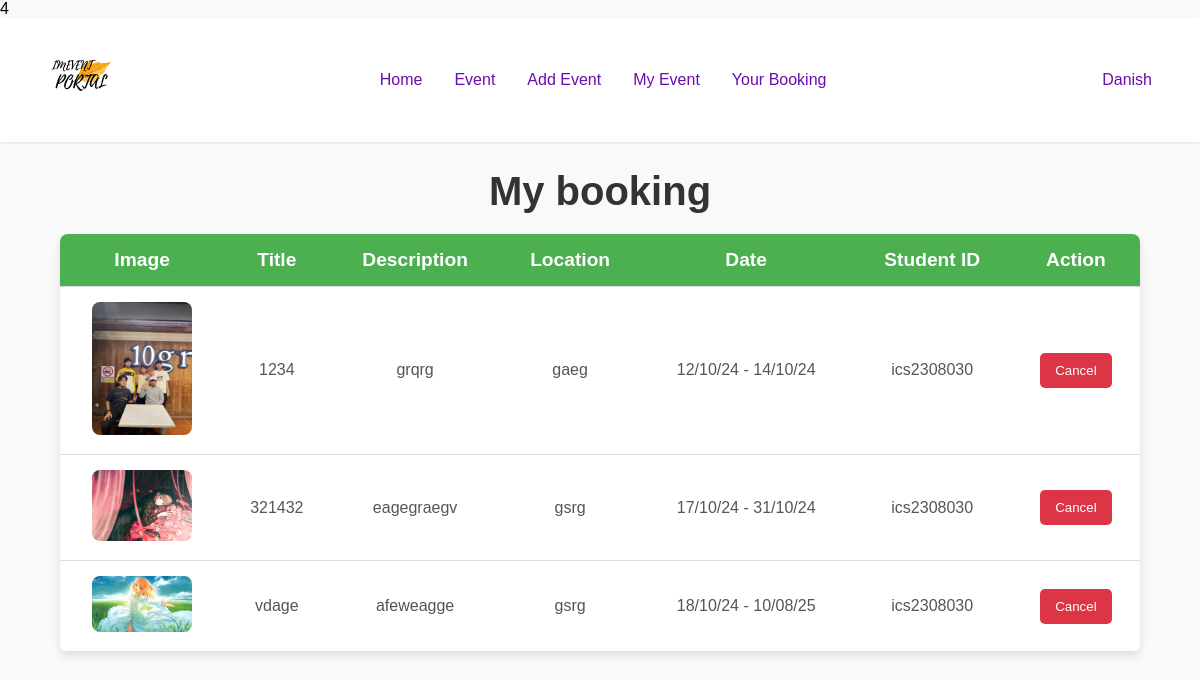
The page /yourbooking/ (signed in) on the database its author committed.
### Event/models.py (models this page shows, shortened)
class CustomUser(AbstractUser):
    email = models.EmailField(unique=True)
    user_type = models.CharField(max_length=10, choices=USER_TYPE_CHOICES, default='student')
    phone_number = models.CharField(max_length=15, null=True, blank=True)

class Booking(models.Model):
    name = models.CharField(max_length=200)
    student_id = models.CharField(max_length=200)
    phone_number = models.CharField(max_length=200)
    booking_date = models.DateField(auto_now_add=True)
    event = models.ForeignKey(Event, related_name='bookings', on_delete=models.CASCADE)
    user = models.ForeignKey(CustomUser, related_name='bookings', on_delete=models.CASCADE)

class Event(models.Model):
    title = models.CharField(max_length=200)
    image = models.ImageField(upload_to='event_images/')
    description = models.TextField()
    location = models.CharField(max_length=255)
    start_date = models.DateField()
    end_date = models.DateField()
    max_tickets = models.PositiveIntegerField()
    tags = models.ManyToManyField(Tag, related_name='events', blank=True)
    created_by = models.ForeignKey(CustomUser, related_name='created_events', on_delete=models.CASCADE, limit_choices_to={'user_type': 'mpp'})

### Event/views.py (the view)
# urls.py: path('yourbooking/', views.yourbooking, name='yourbooking'),
def yourbooking(request):
    bookings = Booking.objects.select_related('event').filter(user_id=request.user.id)
    return render(request, 'yourbooking.html', {'bookings': bookings})

### Event/templates/yourbooking.html
{% extends 'base.html' %}
{% load static %}
{% block extra_head %}4
    <link rel="stylesheet" href="{% static 'css/yourbooking.css' %}">
{% endblock %}
{% block content %}
    <center><h1>My booking</h1></center>
     <div class="event-table-container">
        <table class="event-table">
            <thead>
                <tr>
                    <th>Image</th>
                    <th>Title</th>
                    <th>Description</th>
                    <th>Location</th>
                    <th>Date</th>
                    <th>Student ID</th>
                    <th>Action</th>
                </tr>
            </thead>
            <tbody>
                {% for booking in bookings %}
                    <tr>
                        <td><img src="{{ booking.event.image.url }}" alt="Event Image"></td>
                        <td>{{ booking.event.title }}</td>
                        <td>{{ booking.event.description }}</td>
                        <td>{{ booking.event.location }}</td>
                        <td>{{ booking.event.start_date|date:"d/m/y" }} - {{ booking.event.end_date|date:"d/m/y" }}</td>
                        <td>{{ booking.student_id }}</td>
                        <td>
                            <div class="action-container">
                                <a href="{% url 'cancel_booking' booking.id %}"><button class="action-btn delete">Cancel</button></a>
                            </div>
                        </td>
                    </tr>
                {% endfor %}
            </tbody>
        </table>
    </div>
{% endblock %}

### Event/templates/base.html (shortened to what this page needs)
{% load static %}
<!doctype html>
<html lang="en">
<head>
    {% block extra_head %}
    {% endblock %}
</head>
<body>
    <nav class="nav">
        <div class="container">
            <div class="nav-content">
                <div class="logo">
                    <img src="{% static 'image/IMEVENT.svg' %}" alt="Logo">
                </div>
                <div class="nav-links">
                    <a href="{% url 'index' %}">Home</a>
                    <a href="{% url 'event' %}">Event</a>
                    {% if request.user.user_type == 'Mpp' %}
                        <a href="{% url 'createEvent' %}" class="add-event">Add Event</a>
                        <a href="{% url 'myevent' %}" class="add-event">My Event</a>
                    {% endif %}
                    <a href="{% url 'yourbooking' %}">Your Booking</a>
                </div>
                <div class="nav-actions">
                    {% if request.user.is_authenticated %}
                        <div class="dropdown">
                            <a href="javascript:void(0)">{{ request.user.username }}</a>
                        </div>
                    {% else %}
                        <a href="{% url 'login' %}">Log In</a>
                        <a href="{% url 'register' %}">Register</a>
                    {% endif %}
                </div>
            </div>
        </div>
    </nav>
    {% block content %}
    {% endblock %}
</body>
</html>

### Event/static/css/yourbooking.css (style rules this page uses)
body { font-family: 'Arial', sans-serif; background-color: #f9f9f9; margin: 0; padding: 0; }
h1 { font-size: 2.5em; color: #333; margin-bottom: 20px; }
.event-table-container { width: 90%; margin: 20px auto; box-shadow: 0 4px 8px rgba(0, 0, 0, 0.1); border-radius: 8px; overflow: hidden; }
.event-table { width: 100%; border-collapse: collapse; background-color: #fff; }
.event-table th, .event-table td { padding: 15px; text-align: center; border-bottom: 1px solid #ddd; }
.event-table th { background-color: #4CAF50; color: white; font-size: 1.2em; }
.event-table td img { max-width: 100px; height: auto; border-radius: 8px; }
.event-table td { font-size: 1em; color: #555; vertical-align: middle; }
.action-container { display: flex; justify-content: center; gap: 10px; }
.action-btn { display: inline-flex; padding: 10px 15px; border: none; border-radius: 5px; cursor: pointer; transition: background-color 0.3s ease; }
.action-btn.delete { background-color: #dc3545; color: white; }

### Event/templates/base.html (style rules this page uses)
.nav { background-color: white; box-shadow: 0 1px 3px rgba(0, 0, 0, 0.1); }
.container { margin-left: auto; margin-right: auto; max-width: 80rem; padding-left: 1rem; padding-right: 1rem; display: flex; align-items: center; justify-content: space-between; }
.nav-content { display: flex; align-items: center; width: 100%; justify-content: space-between; }
.logo img { height: 120px; }
.nav-links { display: flex; align-items: center; }
.nav-links a { margin-right: 2rem; text-decoration: none; color: #6a0dad; }
.nav-actions { display: flex; align-items: center; position: relative; }
.nav-actions .dropdown { position: relative; display: inline-block; }
.nav-actions a { margin-right: 2rem; text-decoration: none; color: #6a0dad; }

### rows shown on the page
CustomUser: user.username "Danish"
Booking: event.image (picture), event "1234", event.description "grqrg", event.location "gaeg", event.start_date "12/10/24", event.end_date "14/10/24", student_id "ics2308030"
Booking: event.image (picture), event "321432", event.description "eagegraegv", event.location "gsrg", event.start_date "17/10/24", event.end_date "31/10/24", student_id "ics2308030"
Booking: event.image (picture), event "vdage", event.description "afeweagge", event.location "gsrg", event.start_date "18/10/24", event.end_date "10/08/25", student_id "ics2308030"
